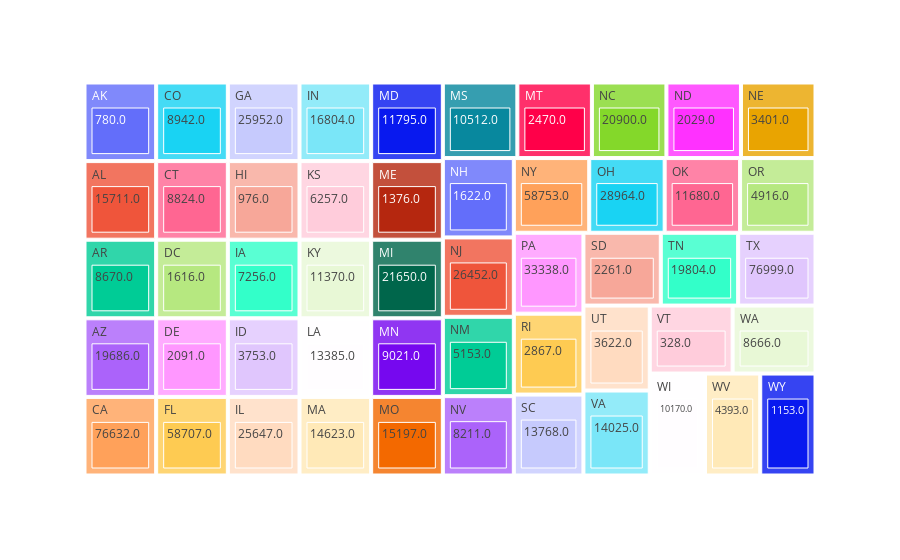

The code cell stored with this chart in its notebook:
### Code cell
#Treemap showing state v/s deaths involving covid-19
fig=px.treemap(sort, path=['State', "Deaths involving COVID-19"])
fig.show()
#fig = px.treemap(sort,path = ["Country or Region"])

### Figure 1 — Plotly figure (JSON) as saved in the notebook; plotly's stock layout.template omitted (floating-point values rounded to 4 significant figures)
{"data": [{"branchvalues": "total", "domain": {"x": [0, 1], "y": [0, 1]}, "hovertemplate": "labels=%{label}<br>count=%{value}<br>parent=%{parent}<br>id=%{id}<extra></extra>", "ids": ["VT/328.0", "AK/780.0", "HI/976.0", "WY/1153.0", "ME/1376.0", "DC/1616.0", "NH/1622.0", "ND/2029.0", "DE/2091.0", "SD/2261.0", "MT/2470.0", "RI/2867.0", "NE/3401.0", "UT/3622.0", "ID/3753.0", "WV/4393.0", "OR/4916.0", "NM/5153.0", "KS/6257.0", "IA/7256.0", "NV/8211.0", "WA/8666.0", "AR/8670.0", "CT/8824.0", "CO/8942.0", "MN/9021.0", "WI/10170.0", "MS/10512.0", "KY/11370.0", "OK/11680.0", "MD/11795.0", "LA/13385.0", "SC/13768.0", "VA/14025.0", "MA/14623.0", "MO/15197.0", "AL/15711.0", "IN/16804.0", "AZ/19686.0", "TN/19804.0", "NC/20900.0", "MI/21650.0", "IL/25647.0", "GA/25952.0", "NJ/26452.0", "OH/28964.0", "PA/33338.0", "FL/58707.0", "NY/58753.0", "CA/76632.0", "TX/76999.0", "AK", "AL", "AR", "AZ", "CA", "CO", "CT", "DC", "DE", "FL", "GA", "HI", "IA", "ID", "IL", "IN", "KS", "KY", "LA", "MA", "MD", "ME", "MI", "MN", "MO", "MS", "MT", "NC", "ND", "NE", "NH", "NJ", "NM", "NV", "NY", "OH", "OK", "OR", "PA", "RI", "SC", "SD", "TN", "TX", "UT", "VA", "VT", "WA", "WI", "WV", "WY"], "labels": ["328.0", "780.0", "976.0", "1153.0", "1376.0", "1616.0", "1622.0", "2029.0", "2091.0", "2261.0", "2470.0", "2867.0", "3401.0", "3622.0", "3753.0", "4393.0", "4916.0", "5153.0", "6257.0", "7256.0", "8211.0", "8666.0", "8670.0", "8824.0", "8942.0", "9021.0", "10170.0", "10512.0", "11370.0", "11680.0", "11795.0", "13385.0", "13768.0", "14025.0", "14623.0", "15197.0", "15711.0", "16804.0", "19686.0", "19804.0", "20900.0", "21650.0", "25647.0", "25952.0", "26452.0", "28964.0", "33338.0", "58707.0", "58753.0", "76632.0", "76999.0", "AK", "AL", "AR", "AZ", "CA", "CO", "CT", "DC", "DE", "FL", "GA", "HI", "IA", "ID", "IL", "IN", "KS", "KY", "LA", "MA", "MD", "ME", "MI", "MN", "MO", "MS", "MT", "NC", "ND", "NE", "NH", "NJ", "NM", "NV", "NY", "OH", "OK", "OR", "PA", "RI", "SC", "SD", "TN", "TX", "UT", "VA", "VT", "WA", "WI", "WV", "WY"], "name": "", "parents": ["VT", "AK", "HI", "WY", "ME", "DC", "NH", "ND", "DE", "SD", "MT", "RI", "NE", "UT", "ID", "WV", "OR", "NM", "KS", "IA", "NV", "WA", "AR", "CT", "CO", "MN", "WI", "MS", "KY", "OK", "MD", "LA", "SC", "VA", "MA", "MO", "AL", "IN", "AZ", "TN", "NC", "MI", "IL", "GA", "NJ", "OH", "PA", "FL", "NY", "CA", "TX", "", "", "", "", "", "", "", "", "", "", "", "", "", "", "", "", "", "", "", "", "", "", "", "", "", "", "", "", "", "", "", "", "", "", "", "", "", "", "", "", "", "", "", "", "", "", "", "", "", "", ""], "type": "treemap", "values": [1, 1, 1, 1, 1, 1, 1, 1, 1, 1, 1, 1, 1, 1, 1, 1, 1, 1, 1, 1, 1, 1, 1, 1, 1, 1, 1, 1, 1, 1, 1, 1, 1, 1, 1, 1, 1, 1, 1, 1, 1, 1, 1, 1, 1, 1, 1, 1, 1, 1, 1, 1, 1, 1, 1, 1, 1, 1, 1, 1, 1, 1, 1, 1, 1, 1, 1, 1, 1, 1, 1, 1, 1, 1, 1, 1, 1, 1, 1, 1, 1, 1, 1, 1, 1, 1, 1, 1, 1, 1, 1, 1, 1, 1, 1, 1, 1, 1, 1, 1, 1, 1]}], "layout": {"legend": {"tracegroupgap": 0}, "margin": {"t": 60}}}
